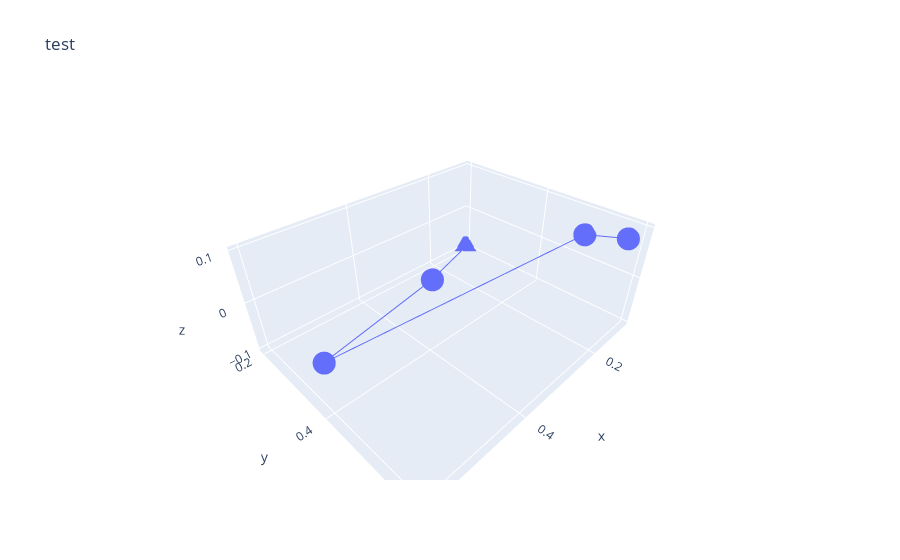

Notebook code cell kept with this figure:
### Code cell
pos_3d = {
    1 : (0.1, 0.2, -0.10),
    2 : (0.3, 0.3, -0.05),
    3 : (0.6, 0.4, 0),
    4 : (0.10, 0.5, 0.05),
    5 : (0.15, 0.6, 0.10),
}

x_pos = []
y_pos = []
z_pos = []

for i, (key, value) in enumerate(pos_3d.items()):
    x_pos.append(value[0])
    y_pos.append(value[1])
    z_pos.append(value[2])

nodes = go.Scatter3d(
    x=x_pos,
    y=y_pos,
    z=z_pos
)

fig = go.Figure(nodes, )
fig.update_layout(title='test')
fig.show()

### Figure 1 — Plotly figure (JSON) as saved in the notebook; plotly's stock layout.template omitted (floating-point values rounded to 4 significant figures)
{"data": [{"type": "scatter3d", "x": [0.1, 0.3, 0.6, 0.1, 0.15], "y": [0.2, 0.3, 0.4, 0.5, 0.6], "z": [-0.1, -0.05, 0, 0.05, 0.1]}], "layout": {"title": {"text": "test"}}}
